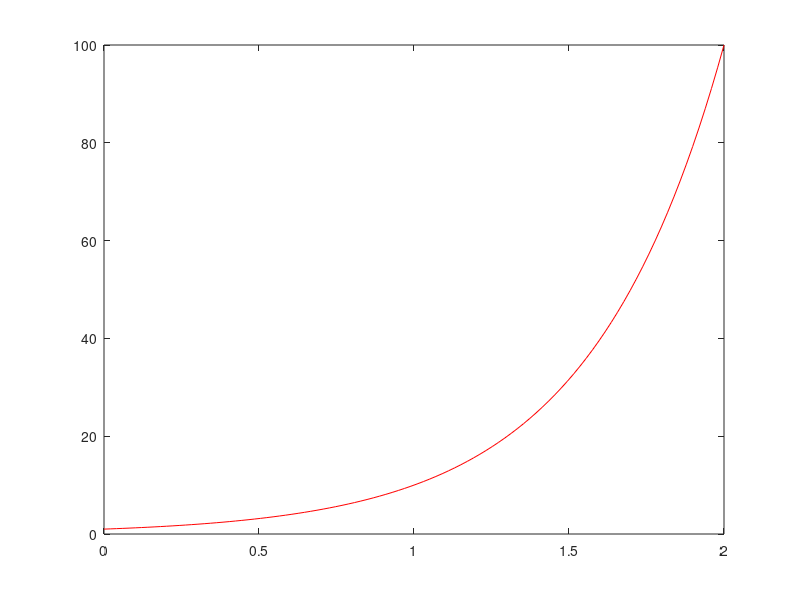

The MATLAB source for this figure:
% Regression test function (black box) for semilogy
% This function is autogenerated by helpgen.py
function bbtest_success = bbtest_handle_semilogy
  bbtest_success = 1;
NumErrors = 0;
try
  x = linspace(0,2);
catch
  NumErrors = NumErrors + 1;
end
try
  y = 10.0.^x;
catch
  NumErrors = NumErrors + 1;
end
try
  plot(x,y,'r-');
catch
  NumErrors = NumErrors + 1;
end
try
  mprint semilogy1
catch
  NumErrors = NumErrors + 1;
end
if (NumErrors ~= 0) bbtest_success = 0; return; end
NumErrors = 0;
try
  semilogy(x,y,'r-');
catch
  NumErrors = NumErrors + 1;
end
try
  mprint semilogy2
catch
  NumErrors = NumErrors + 1;
end
if (NumErrors ~= 0) bbtest_success = 0; return; end
